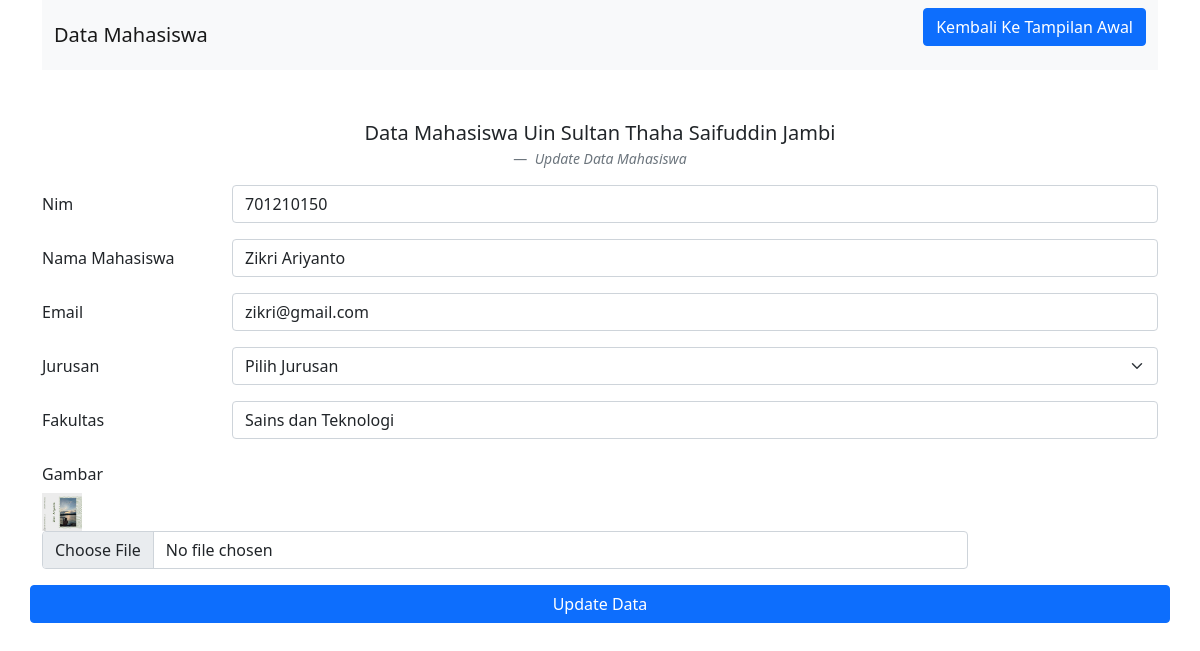
The app's page /Update.php?id=5 with its own data.
### tables this page shows
CREATE TABLE `mahasiswa` (
  `id` int(100) NOT NULL,
  `Nim` int(50) NOT NULL,
  `Nama Mahasiswa` varchar(100) NOT NULL,
  `Email` varchar(100) NOT NULL,
  `Jurusan` varchar(100) NOT NULL,
  `Fakultas` varchar(100) NOT NULL,
  `Gambar` varchar(100) NOT NULL
);

### functions.php (called while the page is built, shortened)
<?php
$conn = mysqli_connect("localhost", "root", "", "database crud mahasiswa");
function query($query) {
    global $conn;
    $result = mysqli_query($conn, $query);
    $rows = [];
    while( $row = mysqli_fetch_assoc($result) ) {
        $rows[] = $row;
    }
    return $rows;
}
?>

### update.php (the view, shortened to what this page needs)
<?php
require 'functions.php';
$id = $_GET["id"];
$mhs = query("SELECT * FROM mahasiswa WHERE id = $id")[0];
?>
<!doctype html>
<html lang="en">
  <head>
    <link href="https://cdn.jsdelivr.net/npm/bootstrap@5.1.3/dist/css/bootstrap.min.css" rel="stylesheet">
  </head>
  <body>
    <div class="container">
    <nav class="navbar navbar-light bg-light">
  <div class="container-fluid">
    <a class="navbar-brand">Data Mahasiswa</a>
    <a href="index.php" class="btn btn-primary btn-md mb-3"><i class="fa fa-plus"></i>Kembali Ke Tampilan Awal</a>
  </div>
</nav>
<figure class="text-center mt-5">
  <blockquote class="blockquote">
    <p>Data Mahasiswa Uin Sultan Thaha Saifuddin Jambi</p>
  </blockquote>
  <figcaption class="blockquote-footer">
    <cite title="Source Title">Update Data Mahasiswa</cite>
  </figcaption>
</figure>
<form action="" method="post" enctype="multipart/form_data">
<div class="mb-3 row">
    <label for="Nim" class="col-sm-2 col-form-label">Nim</label>
    <div class="col-sm-10">
      <input type="text" class="form-control" id="Nim" name="Nim"
      value="<?= $mhs["Nim"];?>">
    </div>
  </div>
  <div class="mb-3 row">
    <label for="Nama" class="col-sm-2 col-form-label">Nama Mahasiswa</label>
    <div class="col-sm-10">
      <input type="text" class="form-control" id="Nama" name="Nama"
      value="<?= $mhs["Nama Mahasiswa"];?>">
    </div>
  </div>
  <div class="mb-3 row">
    <label for="Email" class="col-sm-2 col-form-label">Email</label>
    <div class="col-sm-10">
      <input type="text" class="form-control" id="Email" name="Email"
      value="<?= $mhs["Email"];?>">
    </div>
  </div>
  <div class="mb-3 row">
    <label for="Jurusan" class="col-sm-2 col-form-label">Jurusan</label>
    <div class="col-sm-10">
    <select name="Jurusan" id="Jurusan" class="form-select"
    value="<?= $mhs["Jurusan"];?>">
    <option>Pilih Jurusan</option>
   </select>
    </div>
  </div>
  <div class="mb-3 row">
    <label for="Fakultas" class="col-sm-2 col-form-label">Fakultas</label>
    <div class="col-sm-10">
      <input type="text" class="form-control" id="Fakultas" name="Fakultas"
      value="<?= $mhs["Fakultas"];?>">
    </div>
  </div>
  <div class="mb-3 row">
    <label for="Gambar" class="col-sm-2 col-form-label">Gambar</label>
    <div>
    <img src="FotoCRUD/<?= $mhs["Gambar"];?>" width="40"> <br>
    </div>
    <div class="col-sm-10">
      <input type="file" class="form-control" id="Gambar" name="Gambar">
    </div>
  </div>
  <div class="mb-3 row">
    <button type='submit' name='submit' class='btn btn-primary'>Update Data</button>
  </div>
</form>
  </body>
</html>

### records on screen
mahasiswa: Nim "701210150", Nama "Zikri Ariyanto", Email "zikri@gmail.com", Jurusan "Pilih Jurusan", Fakultas "Sains dan Teknologi", Gambar (picture)
